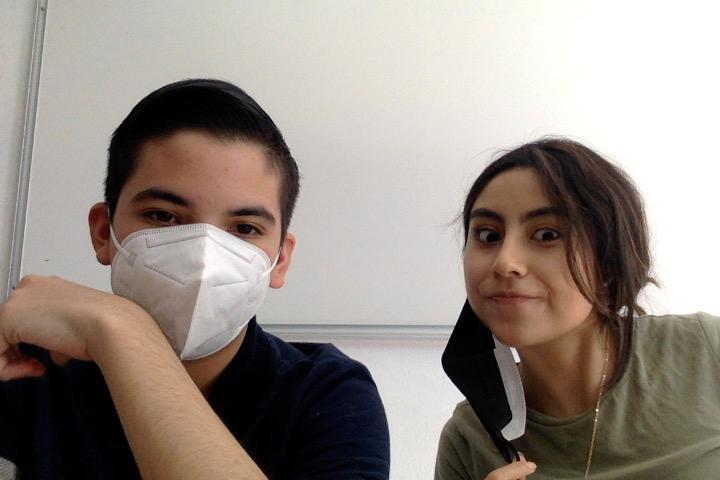
%> input picture sarayleal.jpeg, 720 x 480 px
$ octave task_noiseSobel.m   (GNU Octave 9; MATLAB toolbox functions it lacks are replaced by stand-ins)
%> lines starting %> are read from the running program, lines starting %| are printed output that depends on the picture
%% reset

clc;
clearvars;
close all;


%% Work
img = imread('sarayleal.jpeg');
%> img is the input picture: size 480x720x3 uint8; mean R, G, B 151.8, 142, 134.6


noises(img);


function noises = noises(img);
    figure("Name","Img Con ruido");

    img = rgb2gray(img);
%> img: size 480x720 uint8

    subplot(2,3,1); imshow(img); title('Original');

    imGauss= imnoise(img,"gaussian");
    subplot(2,2,1); imshow(imGauss); title('Gaussiano');
    imSP= imnoise(img,"salt & pepper");
    subplot(2,2,2); imshow(imSP); title('Salt&Pepper');
    imPoisson = imnoise(img, "poisson");
    subplot(2,2,3); imshow(imPoisson); title('Poisson');
    imSpeckle = imnoise(img, "speckle");
    subplot(2,2,4); imshow(imSpeckle); title('Speckle');

    correct(imGauss, "Gauss");
    correct(imSP, "Salt&Pepper");
    correct(imPoisson, "Poisson");
    correct(imSpeckle, "Specke");

    correct2(imGauss, "Gauss");
    correct2(imSP, "Salt&Pepper");
    correct2(imPoisson, "Poisson");
    correct2(imSpeckle, "Speckle");

end

function correct = correct(img2, tit);
%> called with tit = 'Gauss'
    figure('Name', 'Corregida y Sobel');

    KV = [-1 -2 -1, 0 0 0, 1 2 1];
    KH = KV';

    subplot(2,3,1); imshow(img2); title(tit);

    mediana = medfilt2(img2, [5,5]);
    subplot(2,3,2); imshow(mediana); title('Mediana Corregida');

    sobelVertical = imfilter(mediana, KV);
    subplot(2,3,3); imshow(sobelVertical); title('Mediana Vertical');


    sobelHorizontal = imfilter(mediana, KH);
    subplot(2,3,4); imshow(sobelHorizontal); title('Mediana Horizontal');

    combinado = (sobelVertical .*0.5) + (sobelHorizontal .*0.5);
%> call 4 of correct, with tit = 'Specke'
%> in correct (call 4), `mediana = medfilt2(img2, [5,5]);`:
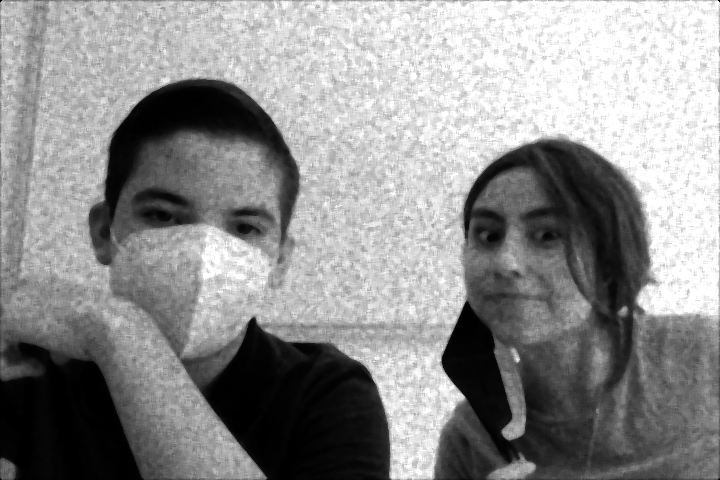
%> mediana: size 480x720 uint8; min 0, max 255, mean 142.3
    subplot(2,3,5); imshow(combinado); title('Mediana Combinada');


end

function correct2=correct2(img, tit);
%> called with tit = 'Gauss'
    figure('Name','Ruido y Sobel');
    KV = [-1 -2 -1, 0 0 0, 1 2 1];
    KH = KV';

    subplot(2,2,1); imshow(img); title(tit);

    sobelVertical = imfilter(img, KV);
    subplot(2,2,2); imshow(sobelVertical); title('Mediana Vertical');


    sobelHorizontal = imfilter(img, KH);
    subplot(2,2,3); imshow(sobelHorizontal); title('Mediana Horizontal');

    combinado = (sobelVertical .*0.5) + (sobelHorizontal .*0.5);
%> call 2 of correct2, with tit = 'Salt&Pepper'
%> in correct2 (call 2), `sobelVertical = imfilter(img, KV);`:
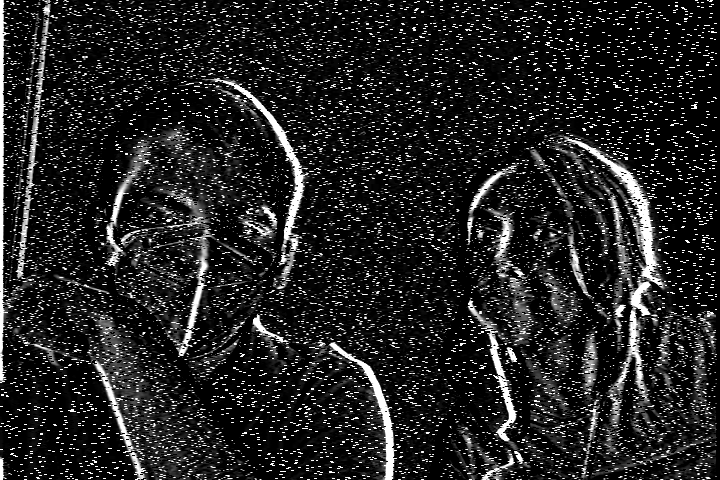
%> sobelVertical: size 480x720 uint8; min 0, max 255, mean 35
%> in correct2 (call 2), `sobelHorizontal = imfilter(img, KH);`:
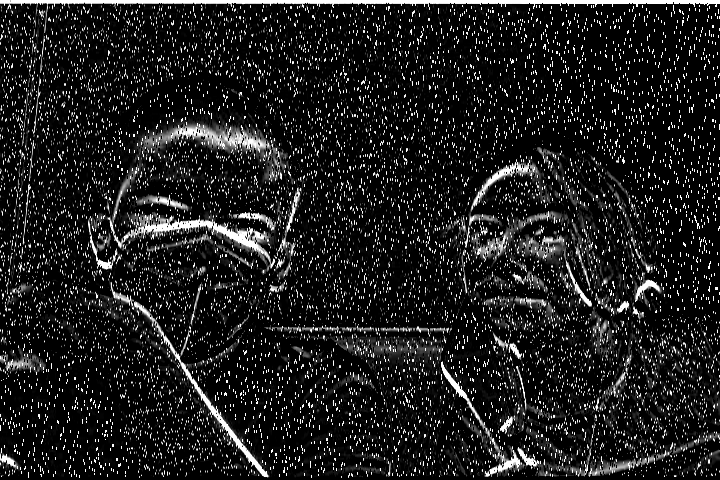
%> sobelHorizontal: size 480x720 uint8; min 0, max 255, mean 30.4
%> call 3 of correct2, with tit = 'Poisson'
%> in correct2 (call 3), `combinado = (sobelVertical .*0.5) + (sobelHorizontal .*0.5);`:
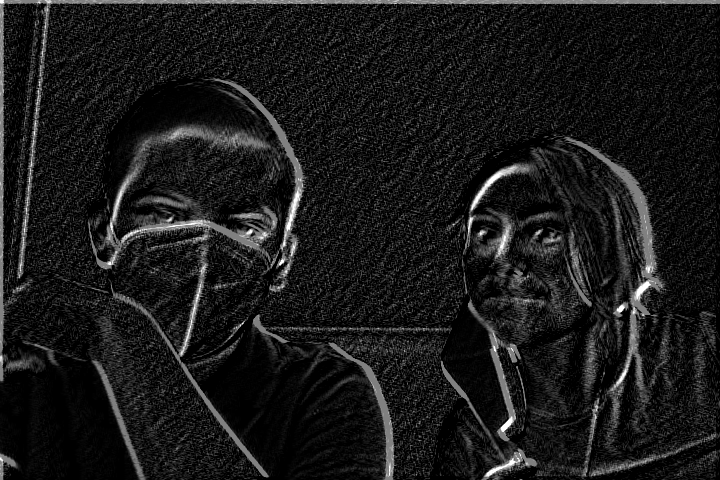
%> combinado: size 480x720 uint8; min 0, max 255, mean 26
%> call 4 of correct2, with tit = 'Speckle'
%> in correct2 (call 4), `sobelVertical = imfilter(img, KV);`:
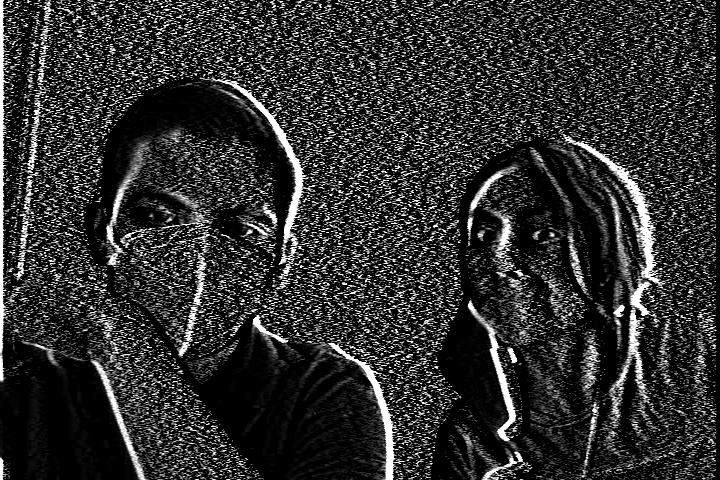
%> sobelVertical: size 480x720 uint8; min 0, max 255, mean 47.6
%> in correct2 (call 4), `sobelHorizontal = imfilter(img, KH);`:
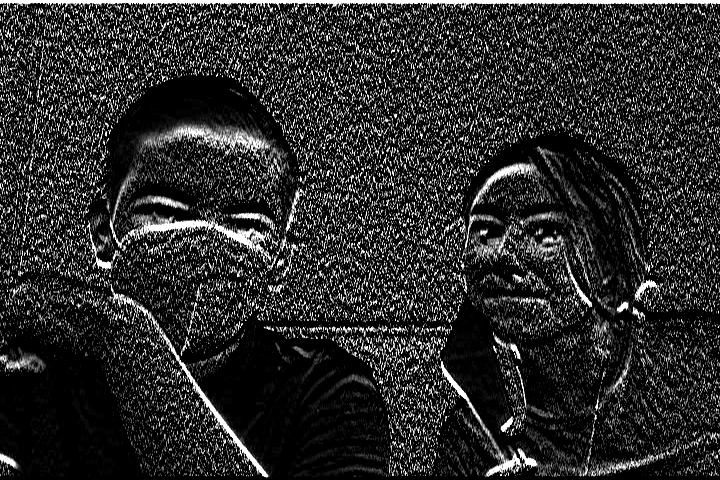
%> sobelHorizontal: size 480x720 uint8; min 0, max 255, mean 43.3
%> in correct2 (call 4), `combinado = (sobelVertical .*0.5) + (sobelHorizontal .*0.5);`:
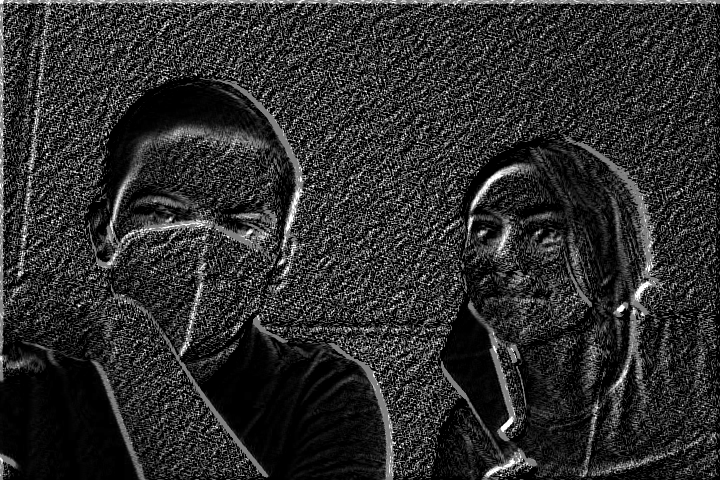
%> combinado: size 480x720 uint8; min 0, max 255, mean 45.7
    subplot(2,2,4); imshow(combinado); title('Mediana Combinada');
end

$ run again, with amigos.jpeg copied over sarayleal.jpeg
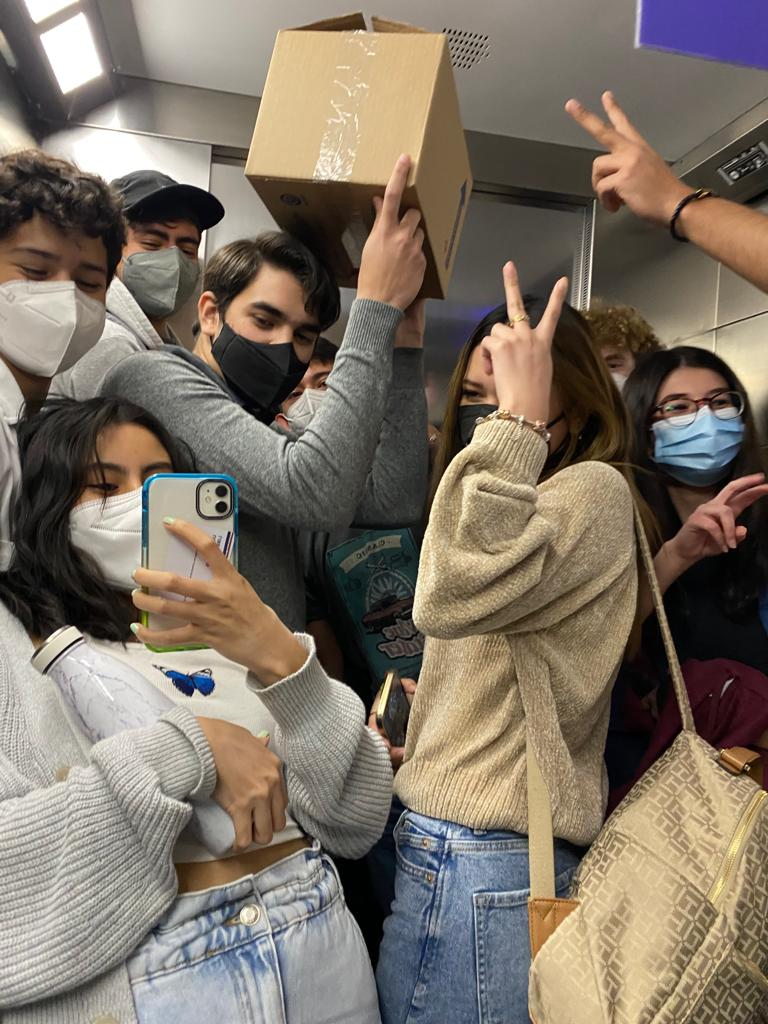
%> input picture amigos.jpeg, 768 x 1024 px
%> img is the input picture: size 1024x768x3 uint8; mean R, G, B 125.4, 114.3, 101.4
%> img: size 1024x768 uint8
%> in noises, `imSpeckle = imnoise(img, "speckle");`:
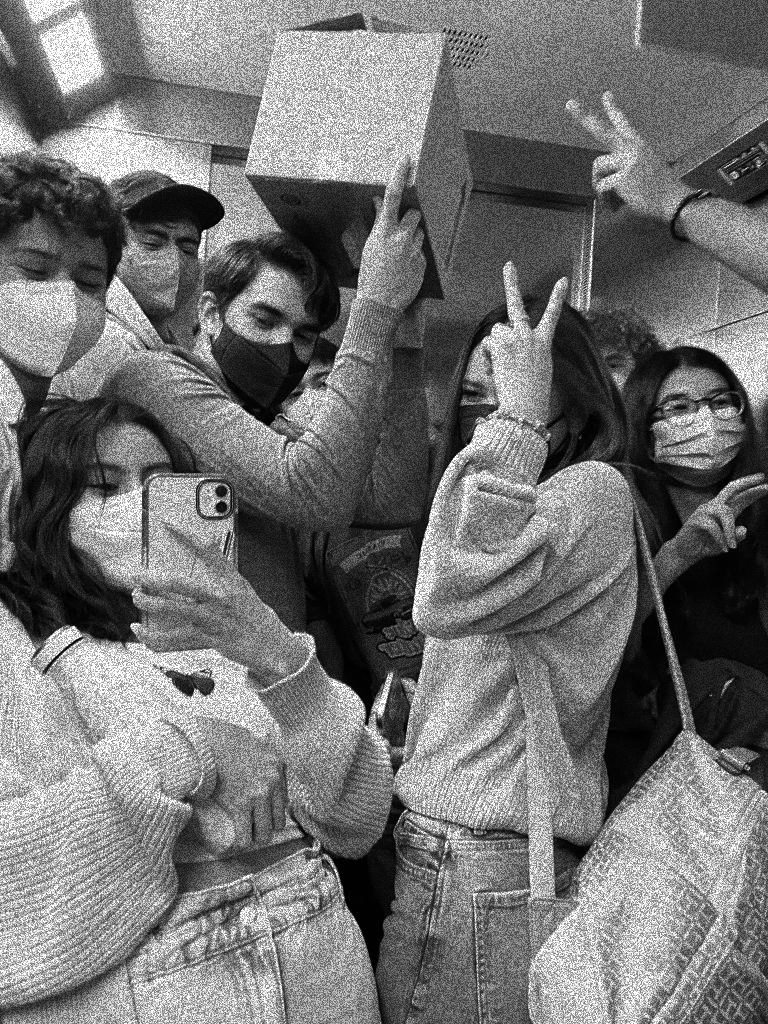
%> imSpeckle: size 1024x768 uint8; min 0, max 255, mean 115.5
%> in correct2 (call 4), `combinado = (sobelVertical .*0.5) + (sobelHorizontal .*0.5);`:
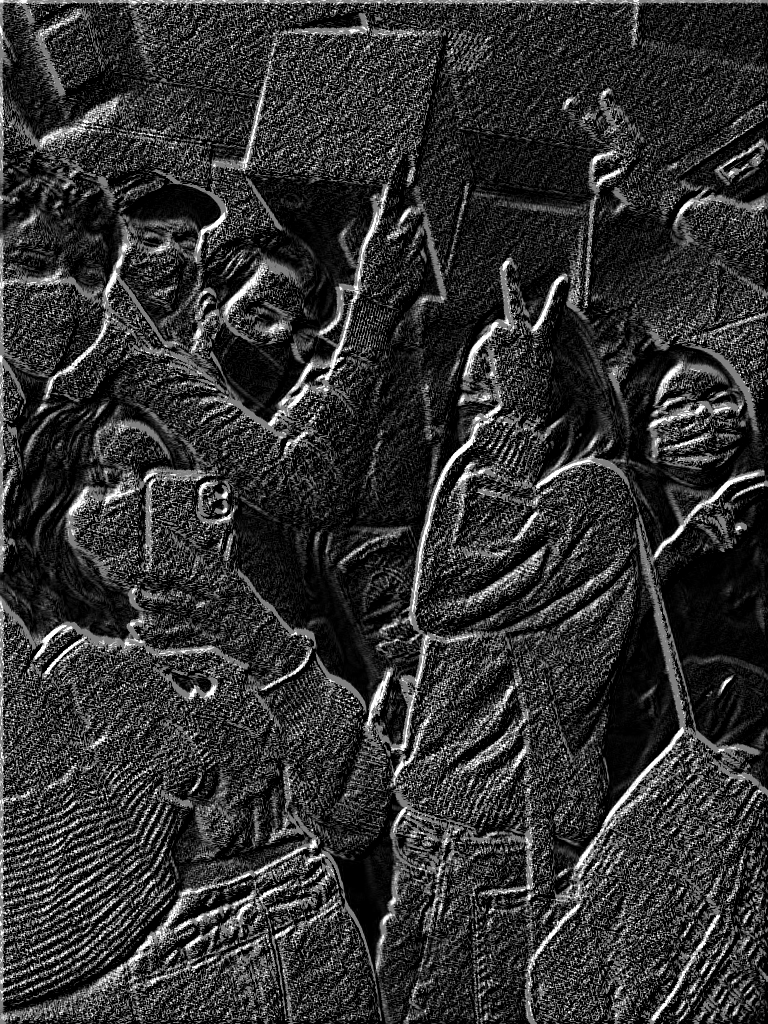
%> combinado: size 1024x768 uint8; min 0, max 255, mean 49.8

$ run again, with foto.jpeg copied over sarayleal.jpeg
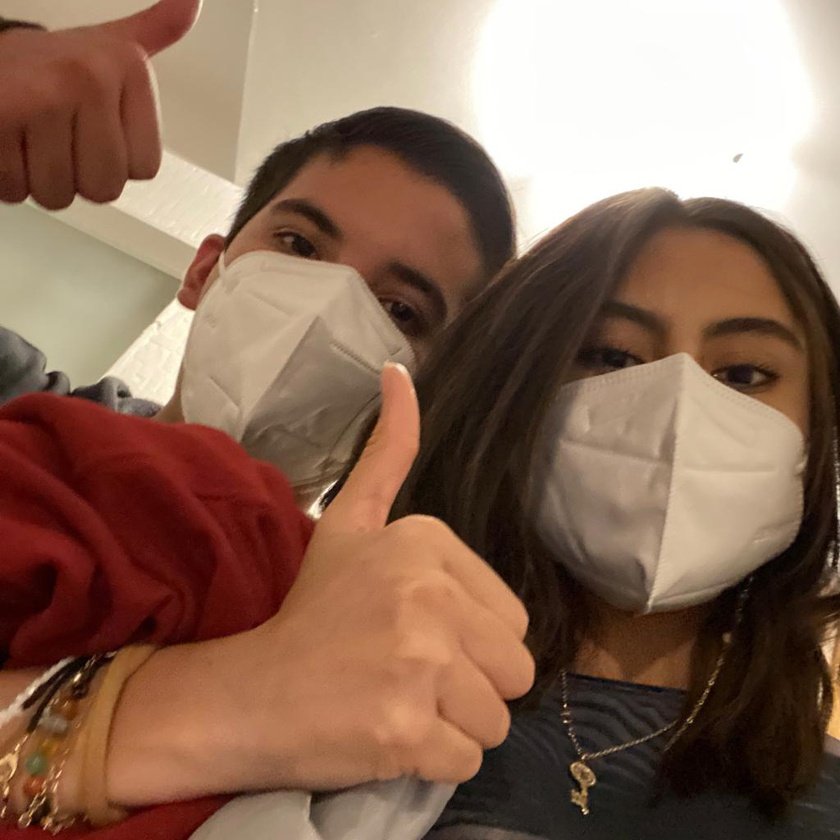
%> input picture foto.jpeg, 840 x 840 px, shrunk from 1024 x 1024 before the run
%> img is the input picture: size 840x840x3 uint8; mean R, G, B 137.1, 105.6, 87.1
%> img: size 840x840 uint8
%> in correct2 (call 2), `sobelHorizontal = imfilter(img, KH);`:
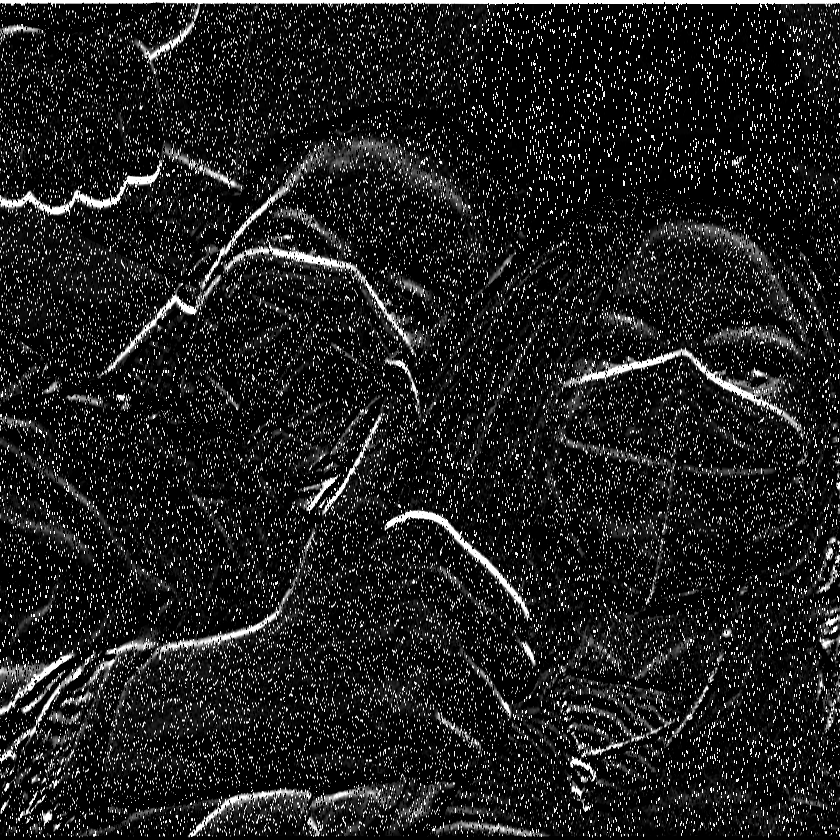
%> sobelHorizontal: size 840x840 uint8; min 0, max 255, mean 30.6
%> in correct2 (call 4), `combinado = (sobelVertical .*0.5) + (sobelHorizontal .*0.5);`:
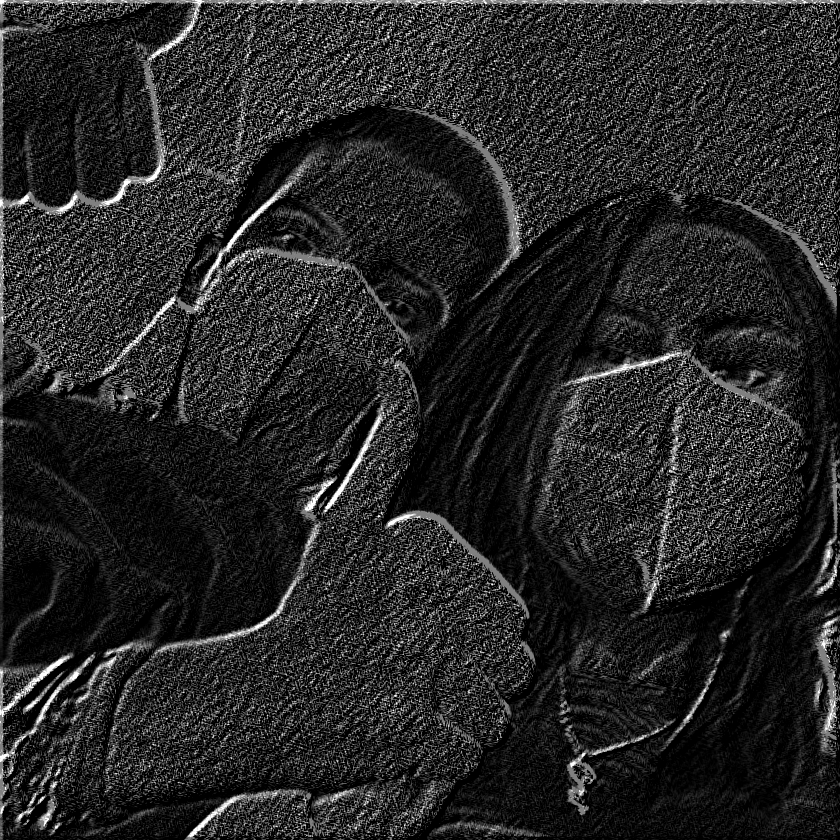
%> combinado: size 840x840 uint8; min 0, max 255, mean 38.1

$ run again, with highresolution.jpeg copied over sarayleal.jpeg
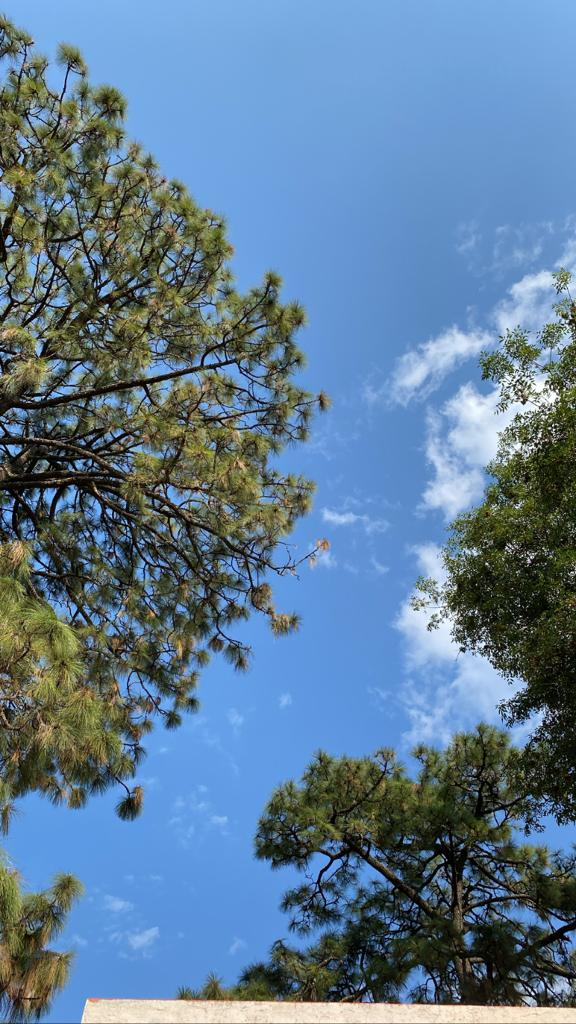
%> input picture highresolution.jpeg, 576 x 1024 px
%> img is the input picture: size 1024x576x3 uint8; mean R, G, B 95.4, 123.2, 148.1
%> img: size 1024x576 uint8
%> in correct2 (call 4), `combinado = (sobelVertical .*0.5) + (sobelHorizontal .*0.5);`:
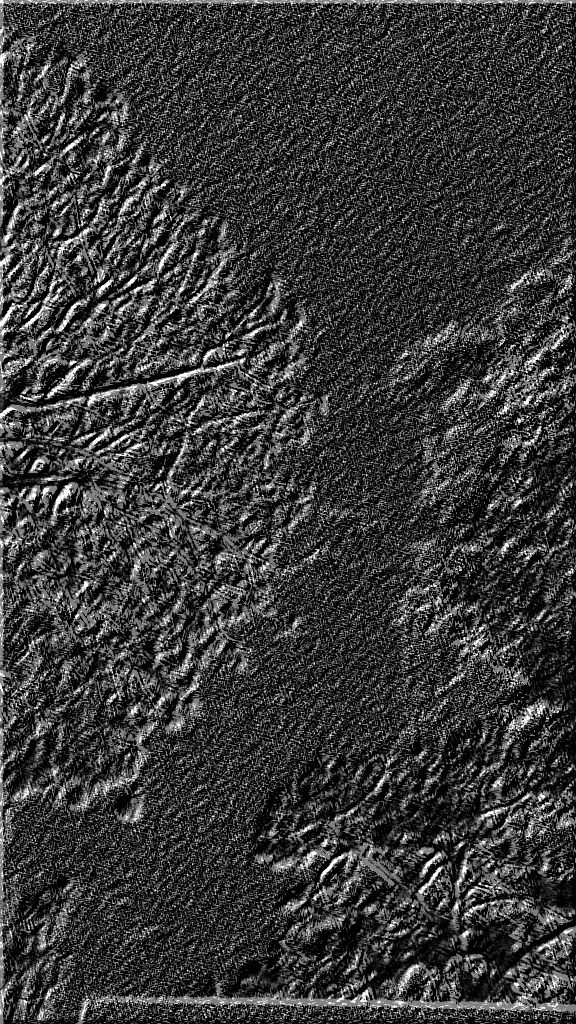
%> combinado: size 1024x576 uint8; min 0, max 255, mean 56.9
